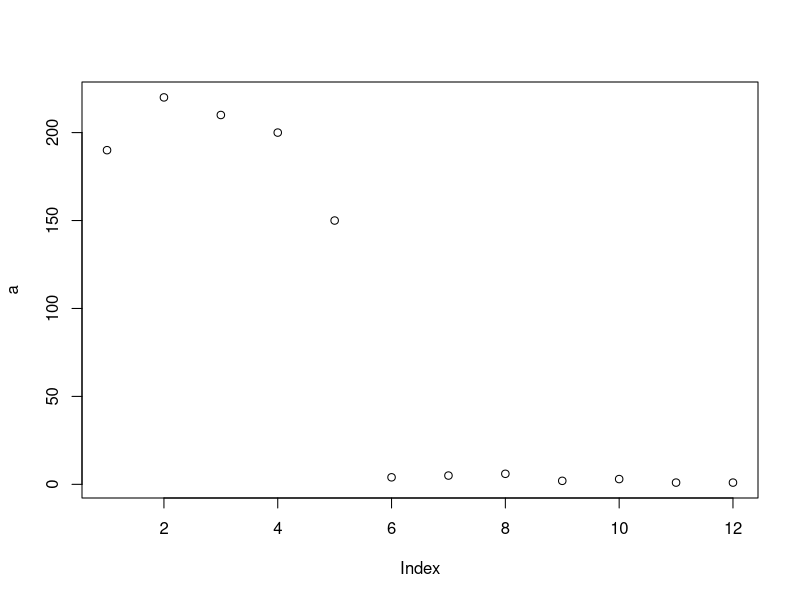
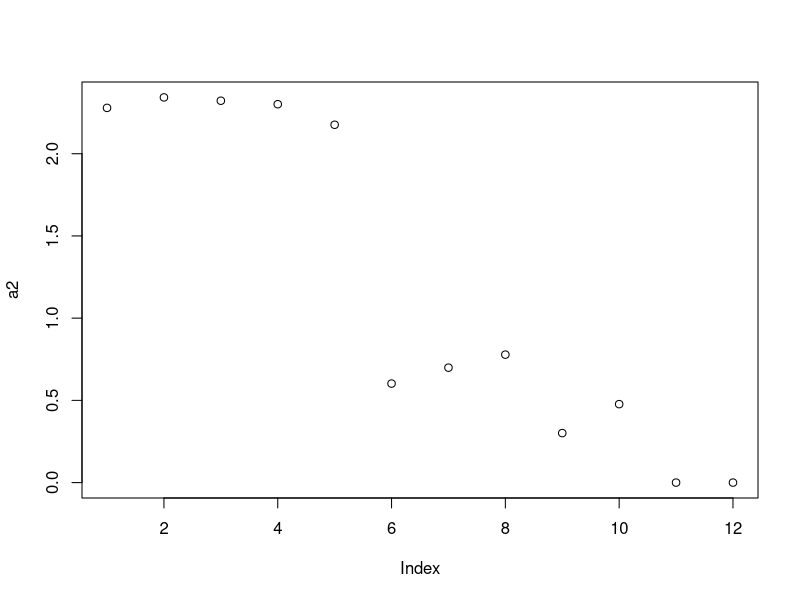
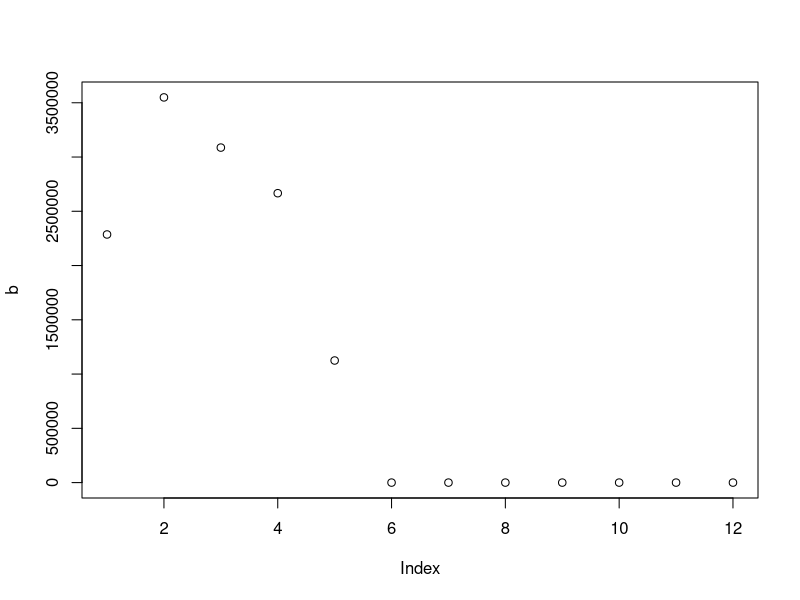

Write R code to recreate these figures, in order.

#---- min max scaling-----

# Load sample dataset
data(iris)
# View sample matrix
a = iris$Sepal.Width
# Before min-max normalization
a
#Normalize a with min-max function
scale(a, center = TRUE, scale = TRUE)

# normalizing the content of a matrix with min-max
x <- matrix(1:10, ncol = 2)
x
scale(x)

#--------- z-score
z = (x - mean(x)/sd(x))
z

#------norms
#Lp=1 norm
lpnorm = norm(x, type = c("O")) # one norm, (maximum absolute column sum)
lpnorm 

lpnorm = norm(x, type = c("2")) #  “spectral” or 2-norm, which is the largest singular value (svd) of x
lpnorm


#---------- Logarithm Transformation
a <- c(190,220,210,200,150,4,5,6,2,3,1,1)
plot(a)

a2 <- log10(a)
a2
plot(a2)

#---------- box-cox transformation
install.packages("car")
library("car")

bcPower(1:10, 2) # lambda = 0
b <- bcPower(a,3) # lambda = 3
plot(b)
